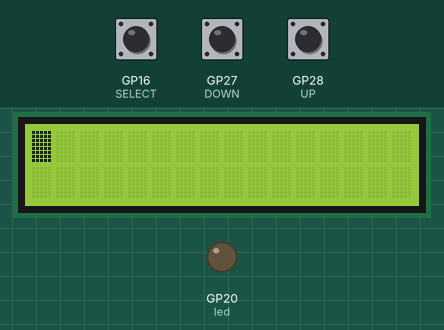
Simulated run of this program. Board: Raspberry Pi Pico running MicroPython. Shown: 16×2 character LCD, output pins drawn as LEDs (lit = HIGH). The inputs (shaded band) are chosen by the test bench; at power-on: GP16 (SELECT) LOW, GP27 (DOWN) LOW, GP28 (UP) LOW. Pins used as bus, display or sensor lines are not drawn.

Above: at 0.1 s.
At 6.1 s:
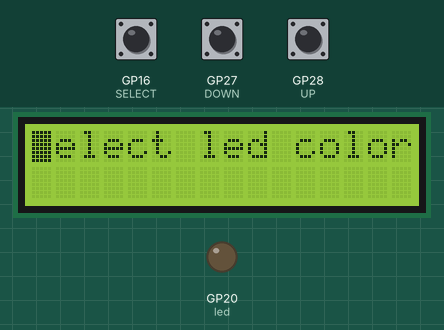
At 8.1 s:
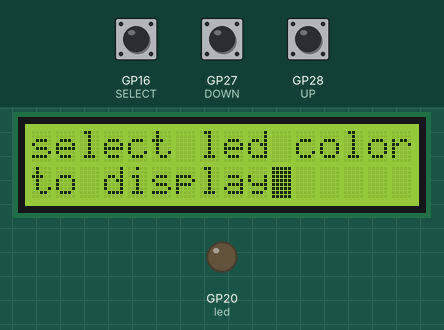

Measured:
- what the display in image 1 shows lasts 2.0 s, from 6.0 s to 8.0 s

The program:

menu.py
```python
from machine import Pin
import utime

rs = Pin(5,Pin.OUT)
e = Pin(6,Pin.OUT)
d4 = Pin(10,Pin.OUT)
d5 = Pin(11,Pin.OUT)
d6 = Pin(12,Pin.OUT)
d7 = Pin(13,Pin.OUT)
UP = Pin(28,Pin.IN)
DOWN = Pin(27,Pin.IN)
SELECT = Pin(16,Pin.IN)
led=Pin(20,Pin.OUT)

def pulseE():
    e.value(1)
    utime.sleep_us(40)
    e.value(0)
    utime.sleep_us(40)
def returnHome():
    rs.value(0)
    send2LCD8(0b00000010)
    rs.value(1)
    utime.sleep_ms(2000)
def moveCursorRight():
    rs.value(0)
    send2LCD8(0b00010100)
    rs.value(1)
def setCursor(line, pos):
    b = 0
    if line==1:
        b=0
    elif line==2:
        b=40
    returnHome()
    for i in range(0, b+pos):
        moveCursorRight()
def send2LCD4(BinNum):
    d4.value((BinNum & 0b00000001) >>0)
    d5.value((BinNum & 0b00000010) >>1)
    d6.value((BinNum & 0b00000100) >>2)
    d7.value((BinNum & 0b00001000) >>3)
    pulseE()
def send2LCD8(BinNum):
    d4.value((BinNum & 0b00010000) >>4)
    d5.value((BinNum & 0b00100000) >>5)
    d6.value((BinNum & 0b01000000) >>6)
    d7.value((BinNum & 0b10000000) >>7)
    pulseE()
    d4.value((BinNum & 0b00000001) >>0)
    d5.value((BinNum & 0b00000010) >>1)
    d6.value((BinNum & 0b00000100) >>2)
    d7.value((BinNum & 0b00001000) >>3)
    pulseE()
def setUpLCD():
    rs.value(0)
    led.value(0)
    send2LCD4(0b0011)#8 bit
    send2LCD4(0b0011)#8 bit
    send2LCD4(0b0011)#8 bit
    send2LCD4(0b0010)#4 bit
    send2LCD8(0b00101000)#4 bit,2 lines?,5*8 bots
    send2LCD8(0b00001101)#lcd on, blink off, cursor off.
    send2LCD8(0b00000110)#increment cursor, no display shift
    send2LCD8(0b00000001)#clear screen
    utime.sleep_ms(2)#clear screen needs a long delay
def sendcmd(binum):
    rs.value(0)
    send2LCD8(binum)
    rs.value(1)
def displayString(row, col, input_string):
    setCursor(row,col)
    for x in input_string:
        send2LCD8(ord(x))
setUpLCD()

uparrow= bytearray([0b00000100,0b00001110,0b0011111,0b00000100,0b00000100,0b00000100,0b00000100,0b00000000])
downarrow= bytearray([0b00000100,0b00000100,0b00000100,0b00000100,0b00011111,0b00001110,0b00000100,0b00000000])

def uparrow_display(line,pos):
    sendcmd(0b01000000)
    for i in range(8):
        send2LCD8(uparrow[i])
    sendcmd(0b00000010)
    sendcmd(0b10000000)
    setCursor(line,pos)
    send2LCD8(00000000)
utime.sleep_ms(2000)


def downarrow_display(line,pos):
    sendcmd(0b01001000)
    for i in range(8):
        send2LCD8(downarrow[i])
    sendcmd(0b00000010)
    sendcmd(0b10000000)
    setCursor(line,pos)
    send2LCD8(0b00000001)
utime.sleep_ms(2000)


setUpLCD()
rs.value(1)
displayString(1,0,'select led color')
displayString(2,0,'to display')
#uparrow_display(2,6)
utime.sleep_ms(3000)
#downarrow_display(2,7)
#displayString(2,9,'to chng')


count=0
def UP_INT(UP):
    UP.irq(handler=None)
    start=utime.ticks_ms()
    if utime.ticks_diff(utime.ticks_ms,start)>500:
        global count
        count-=1
        if count==1:
            displayString(1,0,'1.Black')
        elif count==2:
            setUpLCD()
            displayString(1,0,'2.Blue')
        elif count==3:
            setUpLCD()
            displayString(1,0,'3.Red')
        elif count==4:
            setUpLCD()
            displayString(1,0,'4.Orange')
    UP.irq(handler=UP_INT)

UP.irq(trigger=Pin.IRQ_RISING, handler=UP_INT)


count=0
def DOWN_INT(DOWN):
    DOWN.irq(handler=None)
    start=utime.ticks_ms()
    if utime.ticks_diff(utime.ticks_ms,start)>500:
        global count
        count+=1
        if count==1:
            setUpLCD()
            displayString(1,0,'1.Black')
        elif count==2:
            setUpLCD()
            displayString(1,0,'2.Blue')
        elif count==3:
            setUpLCD()
            displayString(1,0,'3.Red')
        elif count==4:
            setUpLCD()
            displayString(1,0,'4.Orange')


    DOWN.irq(handler=DOWN_INT)

DOWN.irq(trigger=Pin.IRQ_RISING, handler=DOWN_INT)


def SELECT_INT(SELECT):
    SELECT.irq(handler=None)
    start=utime.ticks_ms()
    if utime.ticks_diff(utime.ticks_ms,start)>500:
        if count==3:
            led.value(1)
            utime.sleep_ms(1000)
            led.value(0)
    SELECT.irq(handler=SELECT_INT)

SELECT.irq(trigger=Pin.IRQ_RISING, handler=SELECT_INT)
```
